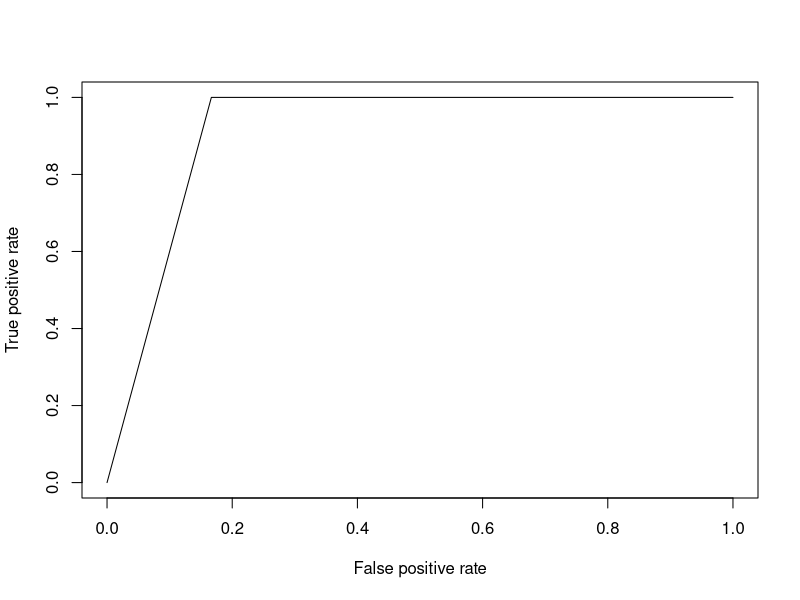

Write R code to recreate this figure.
#logistic regression
install.packages("caTools")
library(caTools)
head(mtcars)
set.seed(300)
split<-sample.split(mtcars$vs)
train<-subset(mtcars,split==TRUE)
test<-subset(mtcars,split==FALSE)
md<-glm(vs~hp+wt,data=mtcars,family = binomial(link='logit'))
md
pred<-predict(md,test)
pred<-ifelse(pred>0.5,1,0)
table(pred,test$vs)
install.packages("ROCR")
library(ROCR)
roc<-performance(prediction(pred,test$vs),measure = 'tpr',x.measure = 'fpr')
plot(roc)
